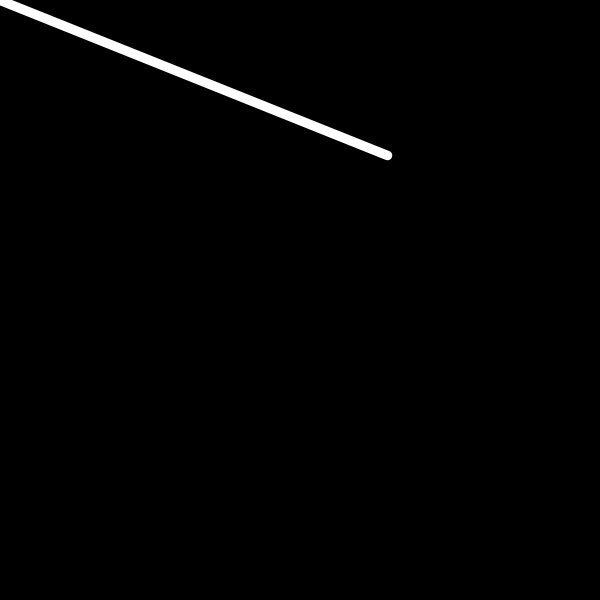
Frame 1 (no input)
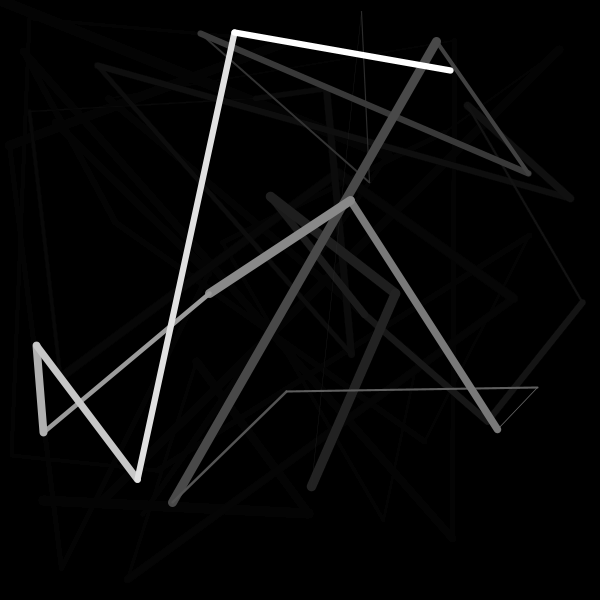
Frame 60 (the mouse pressed at the canvas centre just before this capture)
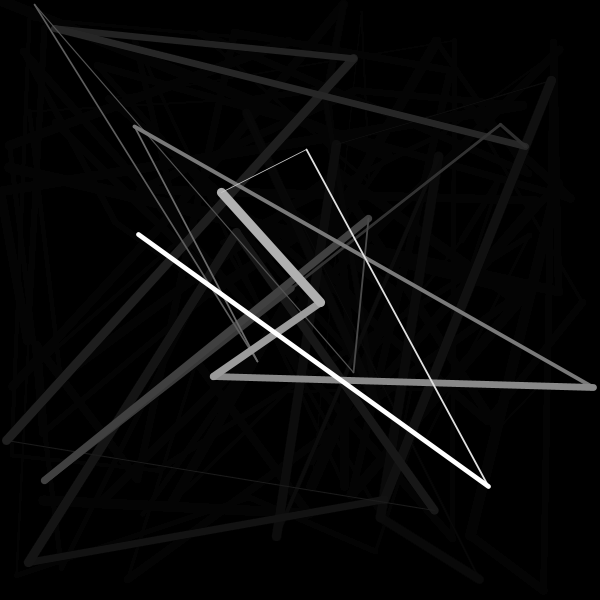
Frame 120 (the mouse held since frame 60 and released just before this capture)

The Processing sketch that drew these frames (run headless with seeded random() and noise(); from frame 60 on, the mouse is pressed at the canvas centre):

// Processing sketch: processing_141168
// ── processing_141168.pde

// SOS iDesign
// KU DYNAMIC MEDIA
// David Mrugala

float x,y,px,py,xl,yl,sW,a,b;

void setup(){
  size(600,600);
  background(0);
  smooth();
  frameRate(5); // set the speed of the frameRate
}

void draw(){
  fill(0,30);
  noStroke();
  rect(0,0,width,height);
  
  // coordinate generator for x and y
  x=random(width);
  y=random(height);
  sW=random(10);
  
  stroke(255);
  strokeWeight(sW);
  line(x,y,xl,yl);
  
  // memory of the previous coordinate
  xl=x;
  yl=y;
  
}
